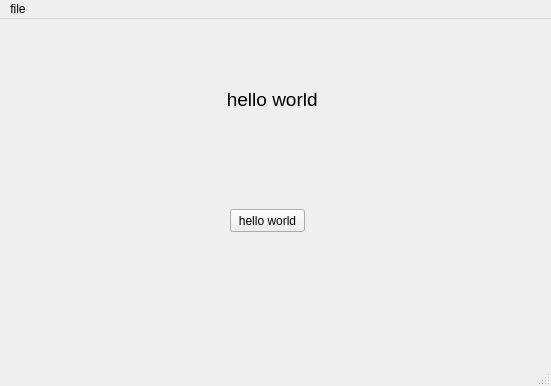
<?xml version="1.0" encoding="UTF-8"?>
<ui version="4.0">
 <class>MainWindow</class>
 <widget class="QMainWindow" name="MainWindow">
  <property name="geometry">
   <rect>
    <x>0</x>
    <y>0</y>
    <width>551</width>
    <height>386</height>
   </rect>
  </property>
  <property name="windowTitle">
   <string>hello world</string>
  </property>
  <widget class="QWidget" name="centralwidget">
   <widget class="QLabel" name="label">
    <property name="geometry">
     <rect>
      <x>190</x>
      <y>60</y>
      <width>151</width>
      <height>41</height>
     </rect>
    </property>
    <property name="font">
     <font>
      <family>Arial</family>
      <pointsize>14</pointsize>
     </font>
    </property>
    <property name="text">
     <string>       hello world</string>
    </property>
    <property name="scaledContents">
     <bool>false</bool>
    </property>
   </widget>
   <widget class="QPushButton" name="pushButton">
    <property name="geometry">
     <rect>
      <x>230</x>
      <y>190</y>
      <width>75</width>
      <height>23</height>
     </rect>
    </property>
    <property name="text">
     <string>hello world</string>
    </property>
   </widget>
  </widget>
  <widget class="QMenuBar" name="menubar">
   <property name="geometry">
    <rect>
     <x>0</x>
     <y>0</y>
     <width>551</width>
     <height>23</height>
    </rect>
   </property>
   <widget class="QMenu" name="menufile">
    <property name="title">
     <string>file</string>
    </property>
    <addaction name="actionopen"/>
    <addaction name="actionsave"/>
    <addaction name="actionexit"/>
    <addaction name="actiontype_here"/>
    <addaction name="actionadd_separator"/>
   </widget>
   <addaction name="menufile"/>
  </widget>
  <widget class="QStatusBar" name="statusbar"/>
  <action name="actionopen">
   <property name="text">
    <string>open</string>
   </property>
  </action>
  <action name="actionsave">
   <property name="text">
    <string>save</string>
   </property>
  </action>
  <action name="actionexit">
   <property name="text">
    <string>exit</string>
   </property>
  </action>
  <action name="actiontype_here">
   <property name="text">
    <string>type here</string>
   </property>
  </action>
  <action name="actionadd_separator">
   <property name="text">
    <string>add separator</string>
   </property>
  </action>
 </widget>
 <resources/>
 <connections/>
</ui>
